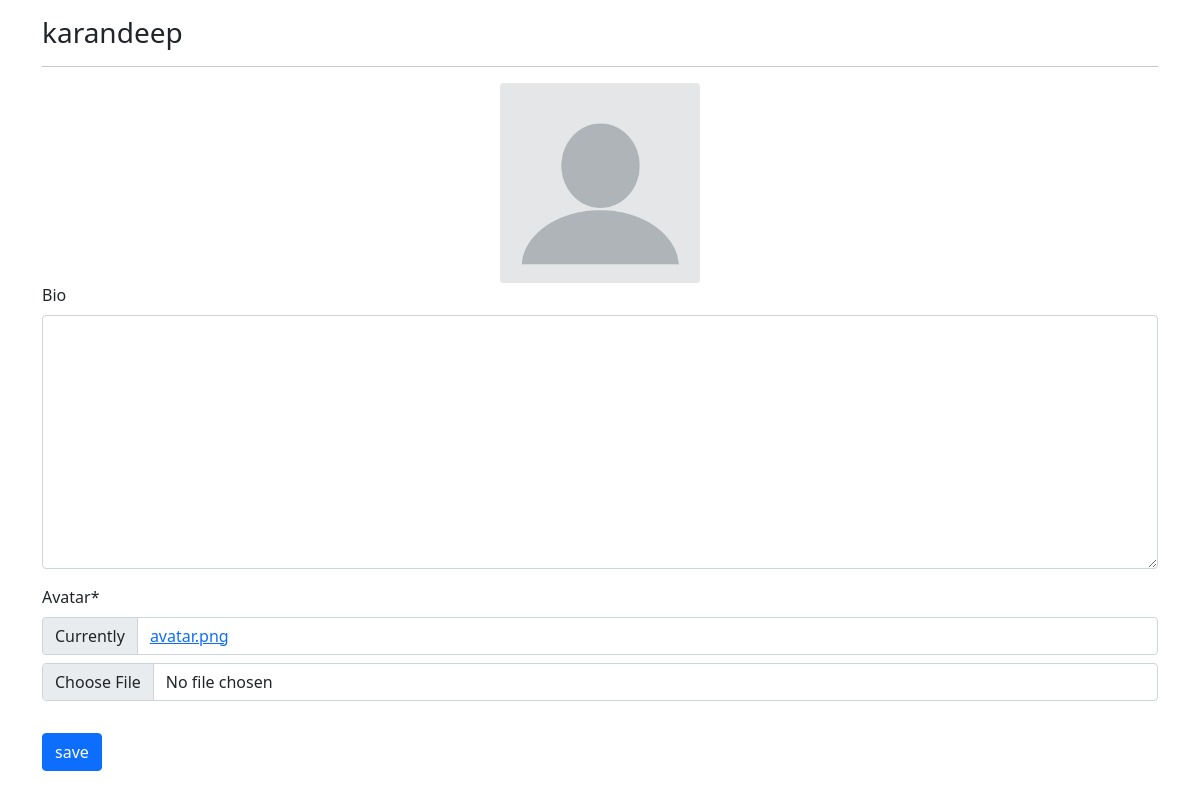
Before: /profiles/my/ (signed in) with the older database file.
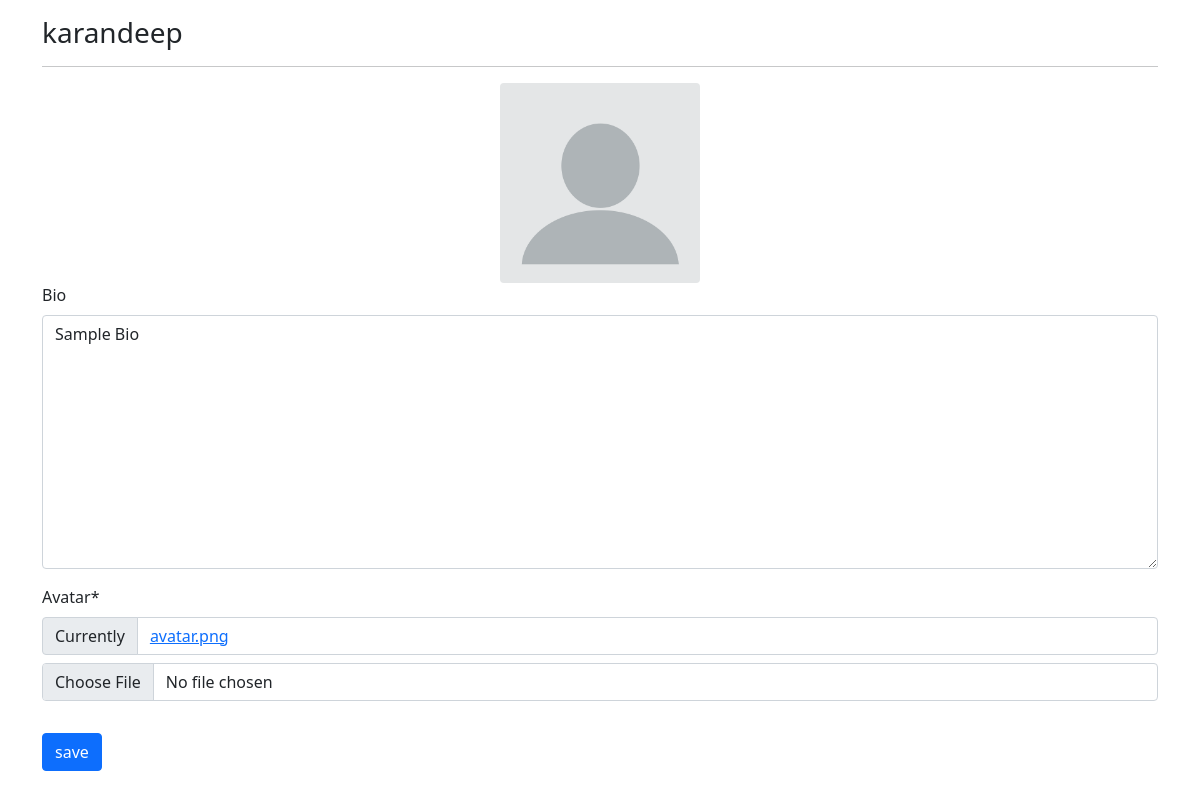
After: the same page with the newer database file.
### profiles/models.py (models this page shows, shortened)
class Profile(models.Model):
    user = models.OneToOneField(User, on_delete=models.CASCADE)
    bio = models.TextField(blank=True)
    avatar = models.ImageField(default='avatar.png', upload_to='avatars')
    updated = models.DateTimeField(auto_now=True)
    created = models.DateTimeField(auto_now_add=True)

### profiles/views.py (the view, shortened to what this page needs)
# urls.py: path('my/', my_profile_view, name='my-profile'),
def my_profile_view(request):
    obj = Profile.objects.get(user=request.user)
    form = ProfileForm(request.POST or None, request.FILES or None, instance=obj)
    context = {
        'obj': obj,
        'form': form,
    }
    return render(request, 'profiles/main.html', context)

### profiles/forms.py
class ProfileForm(forms.ModelForm):
    class Meta:
        model = Profile
        fields = ('bio', 'avatar',)

### profiles/templates/profiles/main.html (shortened to what this page needs)
{% extends "base.html" %}
{% load static %}
{% load crispy_forms_tags %}
{% block content%}
    <h3>{{obj.user}}</h3>
    <hr>
    <div class="text-center" id="avatar-box">
        <img src={{obj.avatar.url}} class="rounded" height="200px" width="auto" alt="{{obj.user.username}}">
    </div>
    <form id="profile-form">
        {{form|crispy}}
        <button type="submit" class="btn btn-primary mt-3"> save</button>
    </form>
{% endblock content%}

### templates/base.html (shortened to what this page needs)
{% load static %}
<!doctype html>
<html lang="en">
  <head>
    <link href="https://cdn.jsdelivr.net/npm/bootstrap@5.0.0-beta2/dist/css/bootstrap.min.css" rel="stylesheet">
    <link rel="stylesheet" href="{% static 'style.css' %}">
    <link rel="stylesheet" href="https://unpkg.com/dropzone@5/dist/min/dropzone.min.css" type="text/css" />
  </head>
  <body>
    <div class="container mt-3">
        {% block content %}
        {% endblock content %}
    </div>
  </body>
</html>

Changed rows visible on the page:
changed Profile "karandeep": bio (not shown) → "Sample Bio"
